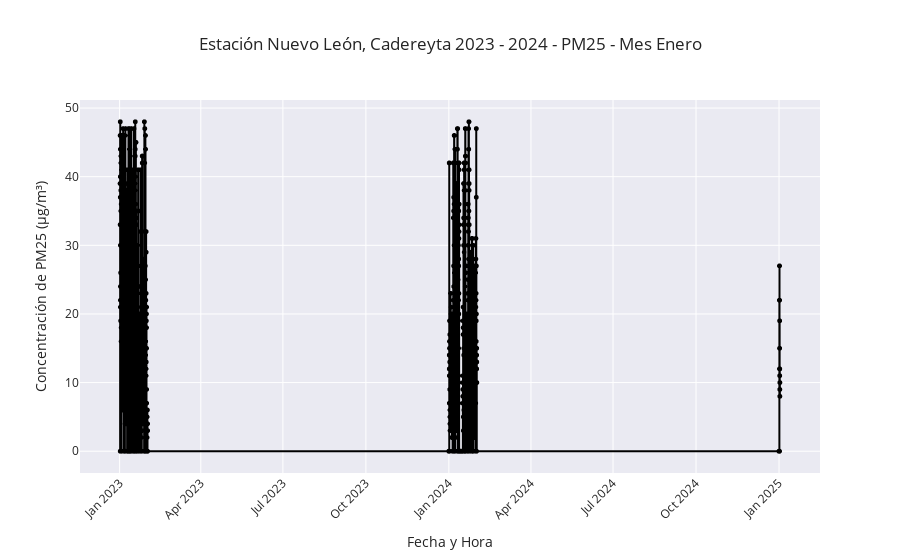

Notebook code for this chart:
### Code cell
generar_grafico(data_clean, 'PM25', 'NL_Cadereyta23-24', 1, año=None)

### Figure 1 — Plotly figure (JSON) as saved in the notebook; plotly's stock layout.template omitted (floating-point values rounded to 4 significant figures; data arrays with more than 128 entries replaced by an {"elided": "..."} marker saying what was removed)
{"data": [{"hovertemplate": "Fecha y Hora=%{x}<br>PM25 (µg/m³)=%{y}<extra></extra>", "legendgroup": "", "line": {"color": "black", "dash": "solid", "shape": "vh", "width": 2}, "marker": {"size": 5, "symbol": "circle"}, "mode": "lines+markers", "name": "", "showlegend": false, "type": "scattergl", "x": {"elided": "1499 str values"}, "xaxis": "x", "y": {"elided": "1499 int values"}, "yaxis": "y"}], "layout": {"legend": {"tracegroupgap": 0}, "title": {"text": " Estación Nuevo León, Cadereyta 2023 - 2024 - PM25 - Mes Enero"}, "xaxis": {"anchor": "y", "domain": [0, 1], "tickangle": -45, "title": {"text": "Fecha y Hora"}}, "yaxis": {"anchor": "x", "domain": [0, 1], "title": {"text": "Concentración de PM25 (µg/m³)"}}}}
